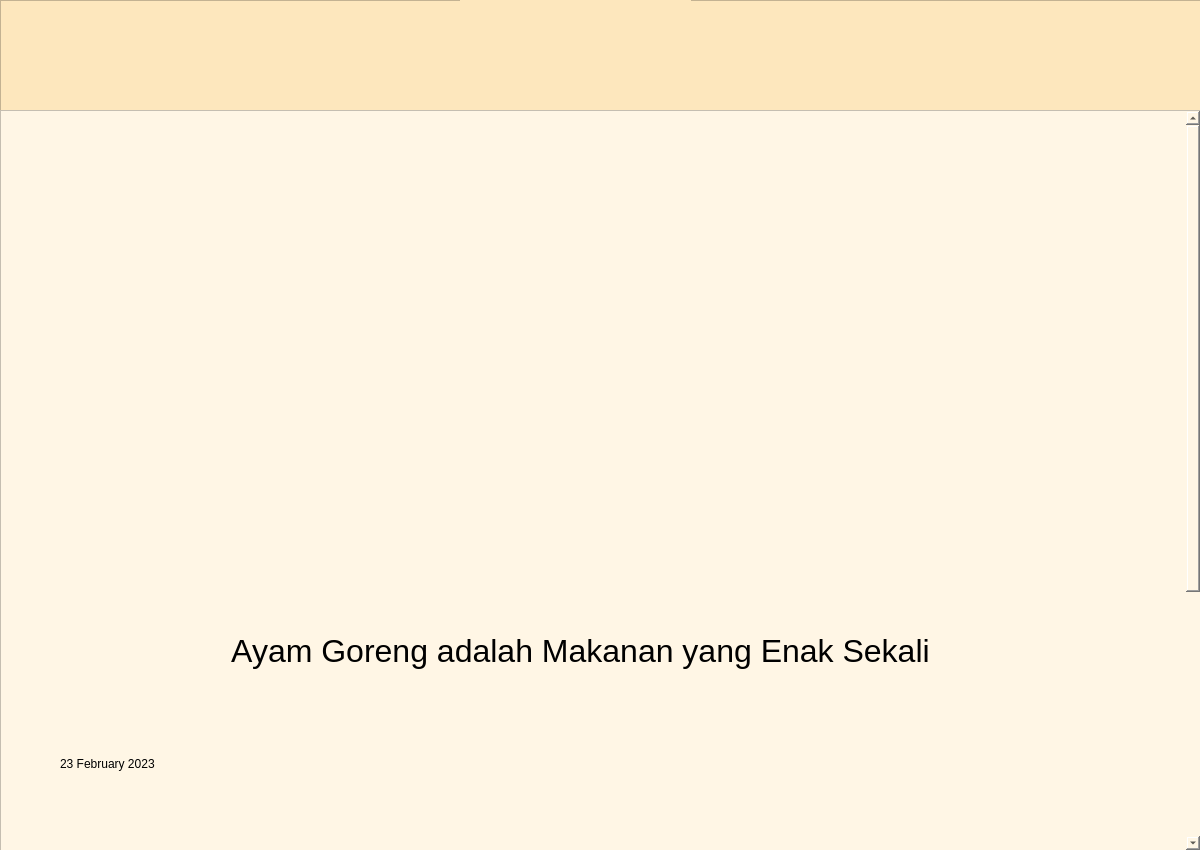
<?xml version="1.0" encoding="UTF-8"?>
<ui version="4.0">
 <class>MainWindow</class>
 <widget class="QMainWindow" name="MainWindow">
  <property name="geometry">
   <rect>
    <x>0</x>
    <y>0</y>
    <width>1200</width>
    <height>850</height>
   </rect>
  </property>
  <property name="windowTitle">
   <string>MainWindow</string>
  </property>
  <widget class="QWidget" name="centralwidget">
   <property name="styleSheet">
    <string notr="true"/>
   </property>
   <widget class="QWidget" name="verticalLayoutWidget">
    <property name="geometry">
     <rect>
      <x>0</x>
      <y>0</y>
      <width>1201</width>
      <height>111</height>
     </rect>
    </property>
    <layout class="QVBoxLayout" name="verticalLayout_1">
     <item>
      <widget class="QFrame" name="Navbar">
       <property name="styleSheet">
        <string notr="true">background-color:rgb(253, 231, 189)</string>
       </property>
       <property name="frameShape">
        <enum>QFrame::StyledPanel</enum>
       </property>
       <property name="frameShadow">
        <enum>QFrame::Raised</enum>
       </property>
       <widget class="QPushButton" name="backButton">
        <property name="geometry">
         <rect>
          <x>40</x>
          <y>30</y>
          <width>51</width>
          <height>51</height>
         </rect>
        </property>
        <property name="styleSheet">
         <string notr="true">border : None;</string>
        </property>
        <property name="text">
         <string/>
        </property>
        <property name="icon">
         <iconset>
          <normaloff>../images/icon/button_back.png</normaloff>../images/icon/button_back.png</iconset>
        </property>
        <property name="iconSize">
         <size>
          <width>50</width>
          <height>70</height>
         </size>
        </property>
       </widget>
       <widget class="QPushButton" name="homeButton">
        <property name="geometry">
         <rect>
          <x>460</x>
          <y>0</y>
          <width>231</width>
          <height>101</height>
         </rect>
        </property>
        <property name="styleSheet">
         <string notr="true">border : None;</string>
        </property>
        <property name="text">
         <string/>
        </property>
        <property name="icon">
         <iconset>
          <normaloff>../images/icon/logo.png</normaloff>../images/icon/logo.png</iconset>
        </property>
        <property name="iconSize">
         <size>
          <width>190</width>
          <height>80</height>
         </size>
        </property>
       </widget>
      </widget>
     </item>
    </layout>
   </widget>
   <widget class="QWidget" name="verticalLayoutWidget_2">
    <property name="geometry">
     <rect>
      <x>0</x>
      <y>110</y>
      <width>1201</width>
      <height>741</height>
     </rect>
    </property>
    <layout class="QVBoxLayout" name="verticalLayout_2">
     <property name="sizeConstraint">
      <enum>QLayout::SetDefaultConstraint</enum>
     </property>
     <item>
      <widget class="QScrollArea" name="scrollArea">
       <property name="styleSheet">
        <string notr="true">background-color: rgb(255, 246, 229);</string>
       </property>
       <property name="frameShadow">
        <enum>QFrame::Sunken</enum>
       </property>
       <property name="widgetResizable">
        <bool>true</bool>
       </property>
       <widget class="QWidget" name="scrollAreaWidgetContents">
        <property name="geometry">
         <rect>
          <x>0</x>
          <y>0</y>
          <width>1176</width>
          <height>1129</height>
         </rect>
        </property>
        <layout class="QVBoxLayout" name="verticalLayout_3">
         <item>
          <widget class="QWidget" name="widget_2" native="true">
           <property name="minimumSize">
            <size>
             <width>1000</width>
             <height>600</height>
            </size>
           </property>
           <widget class="QLabel" name="fotoArtikel">
            <property name="geometry">
             <rect>
              <x>80</x>
              <y>30</y>
              <width>1051</width>
              <height>441</height>
             </rect>
            </property>
            <property name="sizePolicy">
             <sizepolicy hsizetype="Minimum" vsizetype="Preferred">
              <horstretch>0</horstretch>
              <verstretch>0</verstretch>
             </sizepolicy>
            </property>
            <property name="styleSheet">
             <string notr="true">border-radius: 8px;
border-style: outset;</string>
            </property>
            <property name="text">
             <string/>
            </property>
            <property name="pixmap">
             <pixmap>../img/ayam.jpg</pixmap>
            </property>
            <property name="scaledContents">
             <bool>true</bool>
            </property>
           </widget>
           <widget class="QLabel" name="namaArtikel">
            <property name="geometry">
             <rect>
              <x>120</x>
              <y>480</y>
              <width>901</width>
              <height>101</height>
             </rect>
            </property>
            <property name="styleSheet">
             <string notr="true">font: 24pt;</string>
            </property>
            <property name="text">
             <string>Ayam Goreng adalah Makanan yang Enak Sekali</string>
            </property>
            <property name="scaledContents">
             <bool>false</bool>
            </property>
            <property name="alignment">
             <set>Qt::AlignCenter</set>
            </property>
            <property name="wordWrap">
             <bool>true</bool>
            </property>
           </widget>
          </widget>
         </item>
         <item>
          <widget class="QWidget" name="widget" native="true">
           <property name="sizePolicy">
            <sizepolicy hsizetype="Expanding" vsizetype="Expanding">
             <horstretch>0</horstretch>
             <verstretch>50</verstretch>
            </sizepolicy>
           </property>
           <property name="minimumSize">
            <size>
             <width>0</width>
             <height>500</height>
            </size>
           </property>
           <widget class="QLabel" name="tanggal">
            <property name="geometry">
             <rect>
              <x>50</x>
              <y>30</y>
              <width>161</width>
              <height>16</height>
             </rect>
            </property>
            <property name="styleSheet">
             <string notr="true">font: 12pt &quot;MS Shell Dlg 2&quot;;</string>
            </property>
            <property name="text">
             <string>23 February 2023</string>
            </property>
           </widget>
           <widget class="QLabel" name="textEdit">
            <property name="geometry">
             <rect>
              <x>50</x>
              <y>60</y>
              <width>1031</width>
              <height>421</height>
             </rect>
            </property>
            <property name="sizePolicy">
             <sizepolicy hsizetype="Preferred" vsizetype="Expanding">
              <horstretch>0</horstretch>
              <verstretch>0</verstretch>
             </sizepolicy>
            </property>
            <property name="text">
             <string>TextLabel</string>
            </property>
            <property name="wordWrap">
             <bool>true</bool>
            </property>
           </widget>
          </widget>
         </item>
        </layout>
       </widget>
      </widget>
     </item>
    </layout>
   </widget>
  </widget>
 </widget>
 <resources/>
 <connections/>
</ui>
